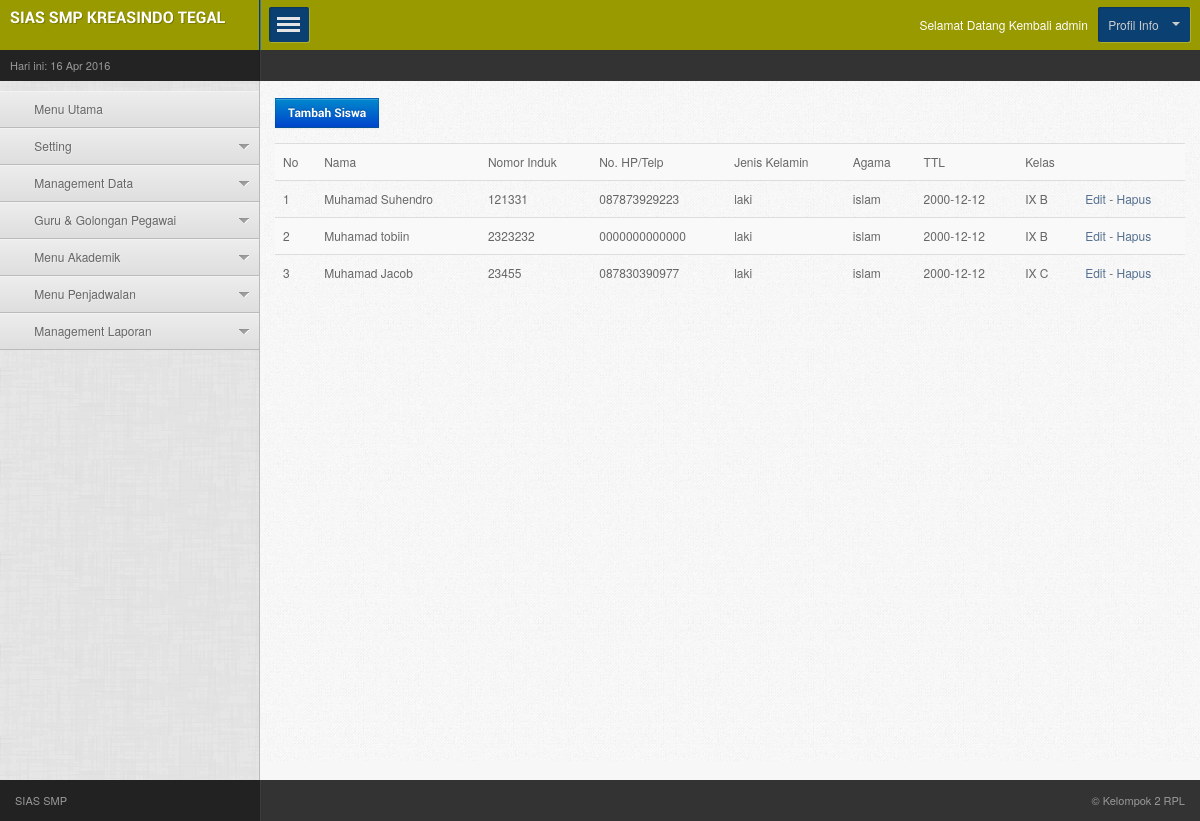
Page /dashboard.php?cat=siswa&page=tampil (signed in) on the committed database.
### tables this page shows
CREATE TABLE IF NOT EXISTS `siswa` (
  `id_siswa` int(3) NOT NULL AUTO_INCREMENT,
  `name` varchar(20) NOT NULL,
  `ni` int(10) NOT NULL,
  `nisn` int(10) NOT NULL,
  `kota` varchar(25) NOT NULL,
  `tgl` date NOT NULL,
  `jenken` varchar(9) NOT NULL,
  `agama` varchar(9) NOT NULL,
  `status` varchar(20) NOT NULL,
  `anakke` varchar(10) NOT NULL,
  `alamat` text NOT NULL,
  `hp` varchar(13) NOT NULL,
  `sekolahasal` varchar(20) NOT NULL,
  `kelas` varchar(6) NOT NULL,
  `padatanggal` date NOT NULL,
  `ayah` varchar(30) NOT NULL,
  `ibu` varchar(30) NOT NULL,
  `alamatortu` varchar(40) NOT NULL,
  `hportu` varchar(13) NOT NULL,
  `pekerjaanayah` varchar(20) NOT NULL,
  `pekerjaanibu` varchar(20) NOT NULL,
  `wali` varchar(30) NOT NULL,
  `alamatwali` varchar(40) NOT NULL,
  `hpwali` varchar(13) NOT NULL,
  `pekerjaanwali` varchar(20) NOT NULL,
  `gambar` varchar(50) NOT NULL,
  `username` varchar(12) NOT NULL,
  `password` varchar(40) NOT NULL,
  `login_hash` varchar(20) NOT NULL,
  PRIMARY KEY (`id_siswa`)
);

### pages/siswa/tampil.php (the view, shortened to what this page needs)
<span class="">
<h2>
<a href="?cat=siswa&page=inputsiswa" class="btn btn-primary">Tambah Siswa</a></h2>
<table width="100%" border="0" cellspacing="0" cellpadding="0" class="table table-striped">
  <tr><h1>
  <td>No</td>
  <td>Nama</td>
    <td>Nomor Induk</td>
    <td>No. HP/Telp</td>
	<td>Jenis Kelamin</td>
	<td>Agama</td>
	<td>TTL</td>
	<td>Kelas</td></h1>
    <td>&nbsp;</td>
  </tr>
  <?php
  $rw=mysql_query("Select * from siswa");
  while($s=mysql_fetch_array($rw))
  {
  ?>
  <tr>
  <td><?php echo $c=$c+1;?></td>
	<td><?php echo $s['name']; ?></td>
    <td><?php echo $s['ni']; ?></td>
    <td><?php echo $s['hp']; ?></td>
	<td><?php echo $s['jenken']; ?></td>
	<td><?php echo $s['agama']; ?></td>
	<td><?php echo $s['tgl']; ?></td>
	<td><?php echo $s['kelas']; ?></td>
    <td><a href="?cat=siswa&page=editsiswa&id_siswa=<?php echo sha1($s['ni']); ?>">Edit</a> - <a href="?cat=siswa&page=tampil&del=1&id_siswa=<?php echo sha1($s['ni']); ?>">Hapus</a></td>
  </tr>
  <?php
  }
  ?>
</table>
</span>

### rows in the picture
siswa: name "Muhamad Suhendro", ni "121331", hp "087873929223", jenken "laki", agama "islam", tgl "2000-12-12", kelas "IX B"
siswa: c "2", name "Muhamad tobiin", ni "2323232", hp "0000000000000", jenken "laki", agama "islam", tgl "2000-12-12", kelas "IX B"
siswa: c "3", name "Muhamad Jacob", ni "23455", hp "087830390977", jenken "laki", agama "islam", tgl "2000-12-12", kelas "IX C"

### other values in the picture
$_SESSION['login_user'] "admin"
